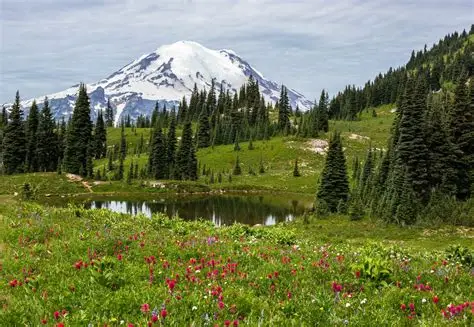
#> input picture opencv_code/p4/OIP.webp, 474 x 327 px, found by its file name
$ python blurimg.py
#> lines starting #> are read from the running program, lines starting #| are printed output that depends on the picture
import cv2

img = cv2.imread(r"C:\Users\princ\OneDrive\Desktop\New folder\OIP.webp")
#> img is the input picture: shape (327, 474, 3); mean B, G, R 85.1, 123.1, 115

blur = cv2.GaussianBlur(img,(7,7),0)
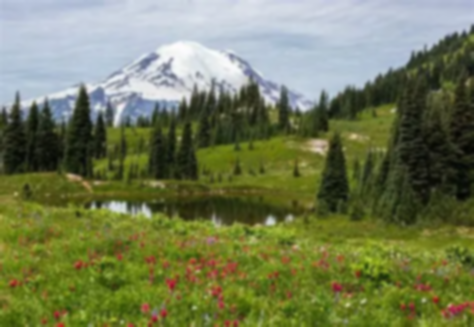
#> blur: shape (327, 474, 3); mean B, G, R 85.1, 123.1, 115


cv2.imshow("origanlimg",img)
cv2.imshow("blur img",blur)

cv2.waitKey(0)
cv2.destroyAllWindows()

$ run again, with opencv_code/p4/flower.webp copied over opencv_code/p4/OIP.webp
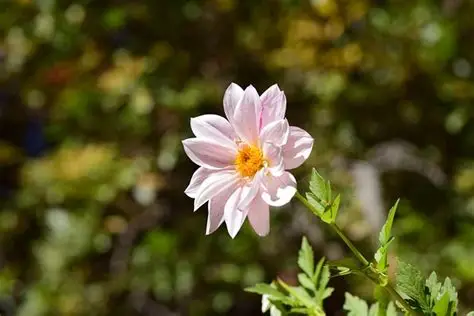
#> input picture opencv_code/p4/flower.webp, 474 x 316 px, found by its file name
#> img is the input picture: shape (316, 474, 3); mean B, G, R 36.5, 80.4, 84.3
#> `blur = cv2.GaussianBlur(img,(7,7),0)`:
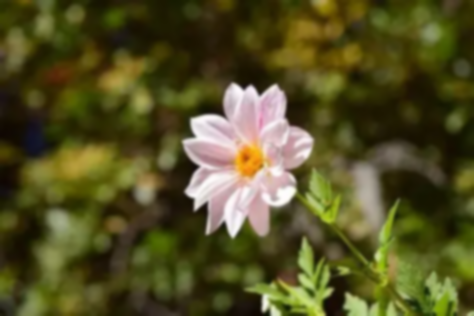
#> blur: shape (316, 474, 3); mean B, G, R 36.5, 80.4, 84.3
